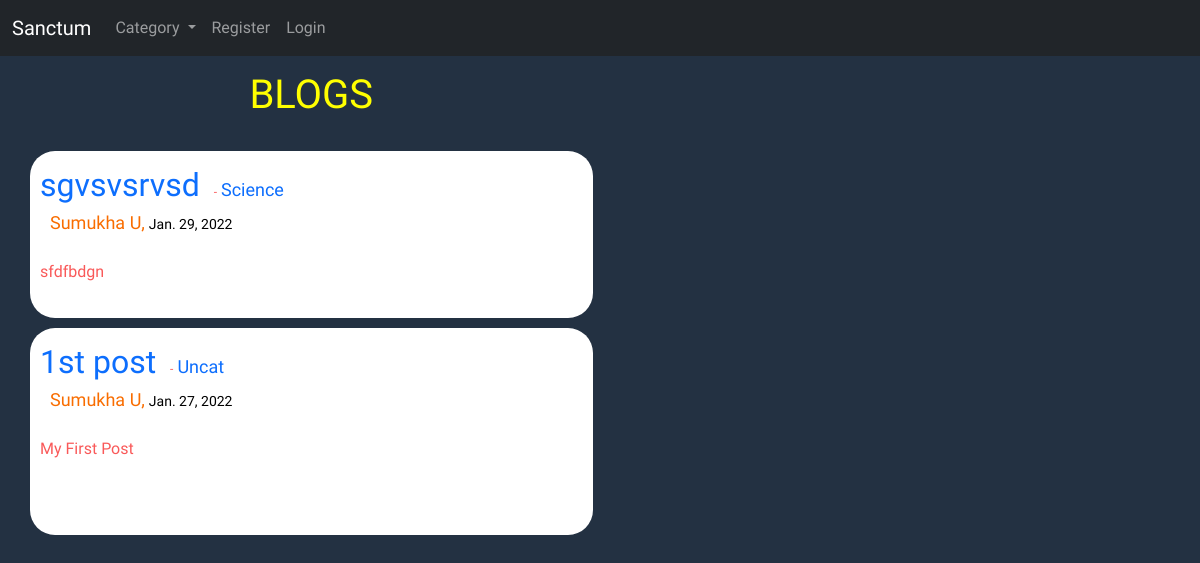
The page / on the database its author committed.
### base/models.py (models this page shows, shortened)
class Post(models.Model):
    title = models.CharField(max_length=255)
    tag = models.CharField(max_length=255, default="Sanctum")
    header_image = models.ImageField(
        null=True, blank=True, upload_to="images/")
    author = models.ForeignKey(User, on_delete=models.CASCADE)
    body = RichTextField(blank=True, null=True)
    para = models.CharField(max_length=255)
    post_date = models.DateField(auto_now_add=True)
    category = models.CharField(max_length=255, default="Uncat")
    likes = models.ManyToManyField(User, related_name='blog_posts')

### base/views.py (the view)
# urls.py: path('', Home.as_view(), name='home'),
class Home(ListView):
    model = Post  # which model to use
    template_name = 'home.html'
    ordering = ['-post_date']  # To sort the blogs by date
    def get_context_data(self, *args, **kwargs):
        cat_menu = Category.objects.all()
        context = super(Home, self).get_context_data(*args, **kwargs)
        context["cat_menu"] = cat_menu
        return context

### base/models.py (called while the page is built)
    def __str__(self):
        return self.name

### base/templates/home.html (shortened to what this page needs)
{% extends 'base.html'%}
{% block content%}
<div class="big-box">
    <div class="box-1">
        <h1>BLOGS</h1>
        <br>
        {% for pop in object_list %}
        <div class="small-boxes">
            <li>
                <a href="{% url 'detail' pop.pk %}" class="linker">{{pop.title}}</a> <span>-</span> <a {% comment %}
                    href="{% url 'category' pop.category %}"> {% endcomment %}
                    <small class="cat-text">{{pop.category}}</small></a><br>
                <div class="usercontrol">
                    <div class="userinfo">
                        <span>{{pop.author.first_name}}
                            {{pop.author.last_name}},</span>
                        <small>{{pop.post_date}}</small>
                    </div>
                </div>
                <br>
                {{pop.body|slice:":45"|safe}} <br>
            </li>
            <br>
        </div>
        {% endfor %}
    </div>
</div>
{% endblock%}

### base/templates/base.html (shortened to what this page needs)
<!doctype html>
<html lang="en">
{% load static %}
<head>
    <link href="https://cdn.jsdelivr.net/npm/bootstrap@5.1.3/dist/css/bootstrap.min.css" rel="stylesheet"
>
    <link rel="stylesheet" type="text/css" href=" {% static  'style.css' %}">
</head>
<body>
    <nav class="navbar navbar-expand-lg navbar-dark bg-dark" style="font-family: 'Nova Oval',cursive;">
        <div class="container-fluid">
            <a class="navbar-brand" href="{%url 'home'%}">Sanctum</a>
            <div class="collapse navbar-collapse" id="navbarSupportedContent">
                <ul class="navbar-nav me-auto mb-2 mb-lg-0">
                    {% if cat_menu %}
                    <li class="nav-item dropdown">
                        <a class="nav-link dropdown-toggle" href="#" id="navbarDropdown" role="button"
                            data-bs-toggle="dropdown" aria-expanded="false">
                            Category
                        </a>
                    </li>
                    {% endif %}
                    {%if user.is_authenticated %}
                    <li class="nav-item">
                        <a class="nav-link" href="{%url 'add_post'%}">Write Post</a>
                    </li>
                    <li class="nav-item">
                        <a class="nav-link" href="{%url 'Add_Category'%}">Add Category</a>
                    </li>
                    <li class="nav-item dropdown">
                        <a class="nav-link dropdown-toggle" href="#" id="navbarDropdown" role="button"
                            data-bs-toggle="dropdown" aria-expanded="false">
                            Profile
                        </a>
                        <ul class="dropdown-menu" aria-labelledby="navbarDropdown">
                            <li><a class="dropdown-item" href="{% url 'edit_pro'%}">Edit Settings</a></li>
                            {% if user.userprofile.id%}
                            <li><a class="dropdown-item" href="{% url 'edituserprofile' user.userprofile.id %}">Edit
                                    Profile page</a>
                            </li>
                            {% else%}
                            <li><a class="dropdown-item" href="{% url 'createuserprofile'  %}">Create Profile page</a>
                            </li>
                            {% endif %}
                        </ul>
                    </li>
                    <li class="nav-item">
                        <a class="nav-link" href="{%url 'logout'%}">Logout</a>
                    </li>
                    {%else%}
                    <li class="nav-item">
                        <a class="nav-link" href="{% url 'register' %}">Register</a>
                    </li>
                    <li class="nav-item">
                        <a class="nav-link" href="{%url 'login'%}">Login</a>
                        {% endif %}
                    </li>
                </ul>
            </div>
        </div>
    </nav>
    {% block content%}
    {% endblock%}
</body>
</html>

### static/style.css (style rules this page uses)
* { margin: 0px; }
body { margin: 0; height: 100vh; background: #233142; }
ul { list-style-type: none; margin: 0; }
li { list-style-type: none; margin-left: 0; }
.big-box { display: flex; flex-direction: row; justify-content: space-between ; box-sizing: border-box; margin-left: 15px; }
.big-box h1 { color: yellow; text-align: center; font-family: 'Nova Oval',cursive; }
.small-boxes,.small-box { color: #f95959; background: white; border-radius: 25px; padding: 10px; margin-bottom: 10px; box-sizing: border-box; transition: transform 2s; font-family: 'Nova Oval',cursive; }
.small-boxes a,.small-box a { text-decoration: none; }
.box-1,.boxes-1 { flex-basis: 50%; padding: 15px; box-sizing: border-box; margin-right: 15px; }
.linker,.hyph { font-size: xx-large; margin-bottom: 0; position: relative; }
.cat-text { font-size: large; }
.usercontrol { display: flex; flex-direction: row; justify-content: space-between; font-family: 'Nova Oval',cursive; }
.userinfo span { font-size: large; color: #f96d00; font-family: 'Nova Oval',cursive; }
.userinfo small { color: black; }
.linker:before { content: ""; position: absolute; width: 0; height: 4px; bottom: 0; left: 0; background-color: whitesmoke; visibility: hidden; transition: all 0.3s ease-in-out; }
* { margin: 0; padding: 0; }
::placeholder { color: white; font-size: 12px; }
span { font-size: 12px; margin-left: 10px; }

### rows shown on the page
Post: title "sgvsvsrvsd", category "Science", author.first_name "Sumukha", author.last_name "U", post_date "Jan. 29, 2022", body "sfdfbdgn"
Post: title "1st post", category "Uncat", author.first_name "Sumukha", author.last_name "U", post_date "Jan. 27, 2022", body "My First Post"
